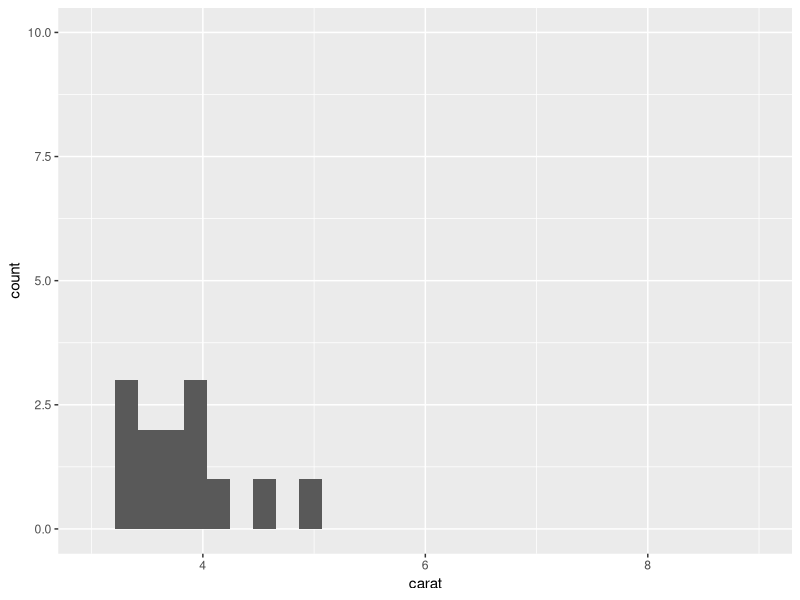
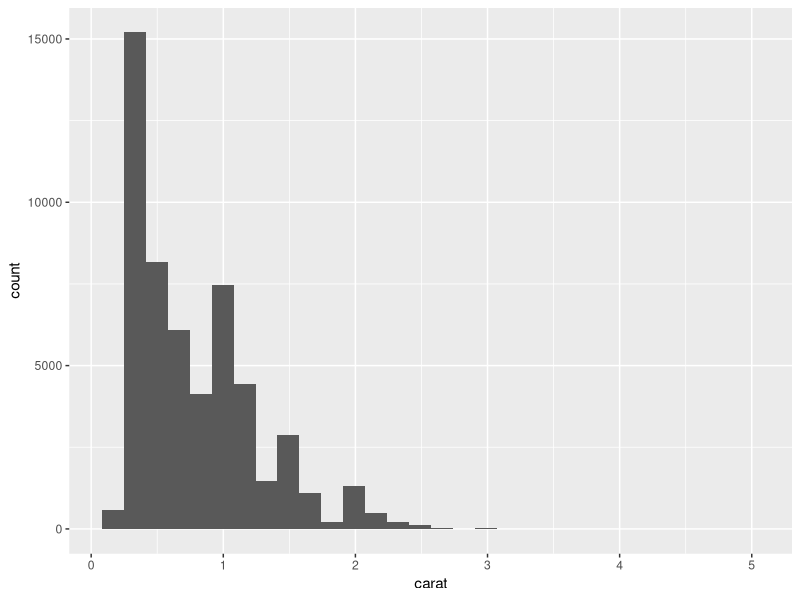

Source code (R) for these figures, in order:
## ---- chunk 1
library(tidyverse)
## ---- chunk 2
data("diamonds")
## ---- chunk 3
ggplot(diamonds) +
  aes(x = carat) +
  geom_histogram() +
  xlim(3,9) +
  ylim(0, 10)
## ---- chunk 4
ggplot(diamonds) +
  aes(x = carat) +
  geom_histogram() 
